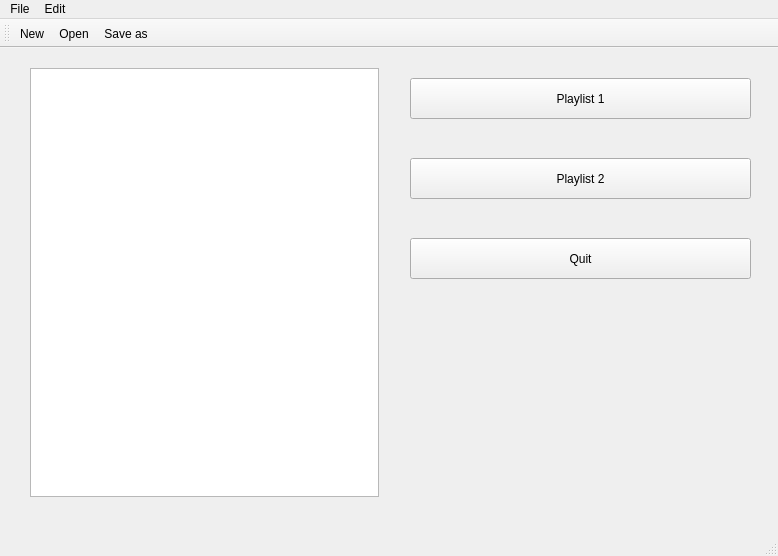
<?xml version="1.0" encoding="UTF-8"?>
<ui version="4.0">
 <class>MainWindow</class>
 <widget class="QMainWindow" name="MainWindow">
  <property name="geometry">
   <rect>
    <x>0</x>
    <y>0</y>
    <width>778</width>
    <height>556</height>
   </rect>
  </property>
  <property name="minimumSize">
   <size>
    <width>778</width>
    <height>556</height>
   </size>
  </property>
  <property name="maximumSize">
   <size>
    <width>778</width>
    <height>556</height>
   </size>
  </property>
  <property name="windowTitle">
   <string>MainWindow</string>
  </property>
  <widget class="QWidget" name="centralwidget">
   <widget class="QWidget" name="verticalLayoutWidget">
    <property name="geometry">
     <rect>
      <x>30</x>
      <y>70</y>
      <width>351</width>
      <height>431</height>
     </rect>
    </property>
    <layout class="QVBoxLayout" name="verticalLayout"/>
   </widget>
   <widget class="QPushButton" name="playlist2Button">
    <property name="geometry">
     <rect>
      <x>410</x>
      <y>110</y>
      <width>341</width>
      <height>41</height>
     </rect>
    </property>
    <property name="text">
     <string>Playlist 2</string>
    </property>
   </widget>
   <widget class="QPushButton" name="playlist1Button">
    <property name="geometry">
     <rect>
      <x>410</x>
      <y>30</y>
      <width>341</width>
      <height>41</height>
     </rect>
    </property>
    <property name="text">
     <string>Playlist 1</string>
    </property>
   </widget>
   <widget class="QTextEdit" name="textEdit">
    <property name="geometry">
     <rect>
      <x>30</x>
      <y>20</y>
      <width>349</width>
      <height>429</height>
     </rect>
    </property>
   </widget>
   <widget class="QPushButton" name="quitButton">
    <property name="geometry">
     <rect>
      <x>410</x>
      <y>190</y>
      <width>341</width>
      <height>41</height>
     </rect>
    </property>
    <property name="text">
     <string>Quit</string>
    </property>
   </widget>
  </widget>
  <widget class="QMenuBar" name="menubar">
   <property name="geometry">
    <rect>
     <x>0</x>
     <y>0</y>
     <width>778</width>
     <height>21</height>
    </rect>
   </property>
   <widget class="QMenu" name="menuFile">
    <property name="title">
     <string>File</string>
    </property>
    <addaction name="actionNew"/>
    <addaction name="actionOpen"/>
    <addaction name="actionSave_as"/>
    <addaction name="actionPrint"/>
    <addaction name="actionExit"/>
   </widget>
   <widget class="QMenu" name="menuEdit">
    <property name="title">
     <string>Edit</string>
    </property>
    <addaction name="actionCopy"/>
    <addaction name="actionPaste"/>
    <addaction name="actionCut"/>
    <addaction name="actionUndo"/>
    <addaction name="actionRedo"/>
   </widget>
   <addaction name="menuFile"/>
   <addaction name="menuEdit"/>
  </widget>
  <widget class="QStatusBar" name="statusbar"/>
  <widget class="QToolBar" name="toolBar">
   <property name="windowTitle">
    <string>toolBar</string>
   </property>
   <attribute name="toolBarArea">
    <enum>TopToolBarArea</enum>
   </attribute>
   <attribute name="toolBarBreak">
    <bool>false</bool>
   </attribute>
   <addaction name="actionNew"/>
   <addaction name="actionOpen"/>
   <addaction name="actionSave_as"/>
  </widget>
  <action name="actionNew">
   <property name="icon">
    <iconset resource="Resources.qrc">
     <normaloff>:/imgs/New.bmp</normaloff>:/imgs/New.bmp</iconset>
   </property>
   <property name="text">
    <string>New</string>
   </property>
  </action>
  <action name="actionOpen">
   <property name="icon">
    <iconset resource="Resources.qrc">
     <normaloff>:/imgs/Open.bmp</normaloff>:/imgs/Open.bmp</iconset>
   </property>
   <property name="text">
    <string>Open</string>
   </property>
  </action>
  <action name="actionSave_as">
   <property name="icon">
    <iconset resource="Resources.qrc">
     <normaloff>:/imgs/Save.bmp</normaloff>:/imgs/Save.bmp</iconset>
   </property>
   <property name="text">
    <string>Save as</string>
   </property>
  </action>
  <action name="actionPrint">
   <property name="text">
    <string>Print</string>
   </property>
  </action>
  <action name="actionExit">
   <property name="text">
    <string>Exit</string>
   </property>
  </action>
  <action name="actionCopy">
   <property name="text">
    <string>Copy</string>
   </property>
  </action>
  <action name="actionPaste">
   <property name="text">
    <string>Paste</string>
   </property>
  </action>
  <action name="actionCut">
   <property name="text">
    <string>Cut</string>
   </property>
  </action>
  <action name="actionUndo">
   <property name="text">
    <string>Undo</string>
   </property>
  </action>
  <action name="actionRedo">
   <property name="text">
    <string>Redo</string>
   </property>
  </action>
 </widget>
 <resources>
  <include location="Resources.qrc"/>
 </resources>
 <connections/>
</ui>
